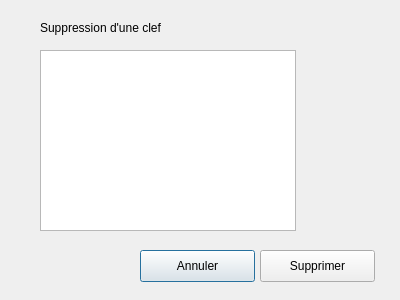
<?xml version="1.0" encoding="UTF-8"?>
<ui version="4.0">
 <class>KeySuppression</class>
 <widget class="QDialog" name="KeySuppression">
  <property name="geometry">
   <rect>
    <x>0</x>
    <y>0</y>
    <width>400</width>
    <height>300</height>
   </rect>
  </property>
  <property name="windowTitle">
   <string>Dialog</string>
  </property>
  <widget class="QLabel" name="label">
   <property name="geometry">
    <rect>
     <x>40</x>
     <y>20</y>
     <width>191</width>
     <height>16</height>
    </rect>
   </property>
   <property name="text">
    <string>Suppression d'une clef</string>
   </property>
  </widget>
  <widget class="QListView" name="listKeys">
   <property name="geometry">
    <rect>
     <x>40</x>
     <y>50</y>
     <width>256</width>
     <height>181</height>
    </rect>
   </property>
  </widget>
  <widget class="QPushButton" name="pushButton">
   <property name="geometry">
    <rect>
     <x>140</x>
     <y>250</y>
     <width>115</width>
     <height>32</height>
    </rect>
   </property>
   <property name="text">
    <string>Annuler</string>
   </property>
  </widget>
  <widget class="QPushButton" name="pushButton_2">
   <property name="geometry">
    <rect>
     <x>260</x>
     <y>250</y>
     <width>115</width>
     <height>32</height>
    </rect>
   </property>
   <property name="text">
    <string>Supprimer</string>
   </property>
  </widget>
 </widget>
 <resources/>
 <connections/>
</ui>
